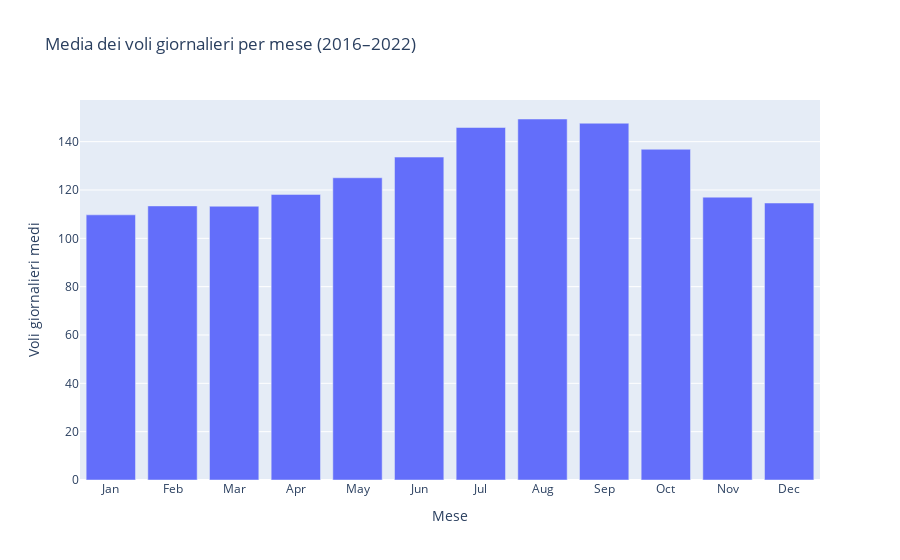

Notebook code cell kept with this figure:
### Code cell
# Conversione della data
df["FLT_DATE"] = pd.to_datetime(df["FLT_DATE"])

# Calcolo media voli giornalieri per mese
monthly_avg = df.groupby("MONTH_NUM")["FLT_TOT_1"].mean().reset_index()

# Aggiunta nomi mesi
month_names = ["Jan", "Feb", "Mar", "Apr", "May", "Jun",
               "Jul", "Aug", "Sep", "Oct", "Nov", "Dec"]
monthly_avg["Month"] = monthly_avg["MONTH_NUM"].apply(lambda x: month_names[x - 1])

# Ordinamento corretto
monthly_avg = monthly_avg.sort_values("MONTH_NUM")

# Grafico con Plotly
fig = px.bar(
    monthly_avg,
    x="Month",
    y="FLT_TOT_1",
    title="Media dei voli giornalieri per mese (2016–2022)",
    labels={"FLT_TOT_1": "Voli giornalieri medi", "Month": "Mese"}
)

fig.update_layout(xaxis_title="Mese", yaxis_title="Voli giornalieri medi")
fig.show()

### Figure 1 — Plotly figure (JSON) as saved in the notebook; plotly's stock layout.template omitted (floating-point values rounded to 4 significant figures)
{"data": [{"hovertemplate": "Mese=%{x}<br>Voli giornalieri medi=%{y}<extra></extra>", "legendgroup": "", "marker": {"color": "#636efa", "pattern": {"shape": ""}}, "name": "", "orientation": "v", "showlegend": false, "textposition": "auto", "type": "bar", "x": ["Jan", "Feb", "Mar", "Apr", "May", "Jun", "Jul", "Aug", "Sep", "Oct", "Nov", "Dec"], "xaxis": "x", "y": [109.7, 113.4, 113.3, 118.2, 125.1, 133.6, 145.9, 149.4, 147.6, 136.9, 117.0, 114.6], "yaxis": "y"}], "layout": {"barmode": "relative", "legend": {"tracegroupgap": 0}, "title": {"text": "Media dei voli giornalieri per mese (2016–2022)"}, "xaxis": {"anchor": "y", "domain": [0, 1], "title": {"text": "Mese"}}, "yaxis": {"anchor": "x", "domain": [0, 1], "title": {"text": "Voli giornalieri medi"}}}}
